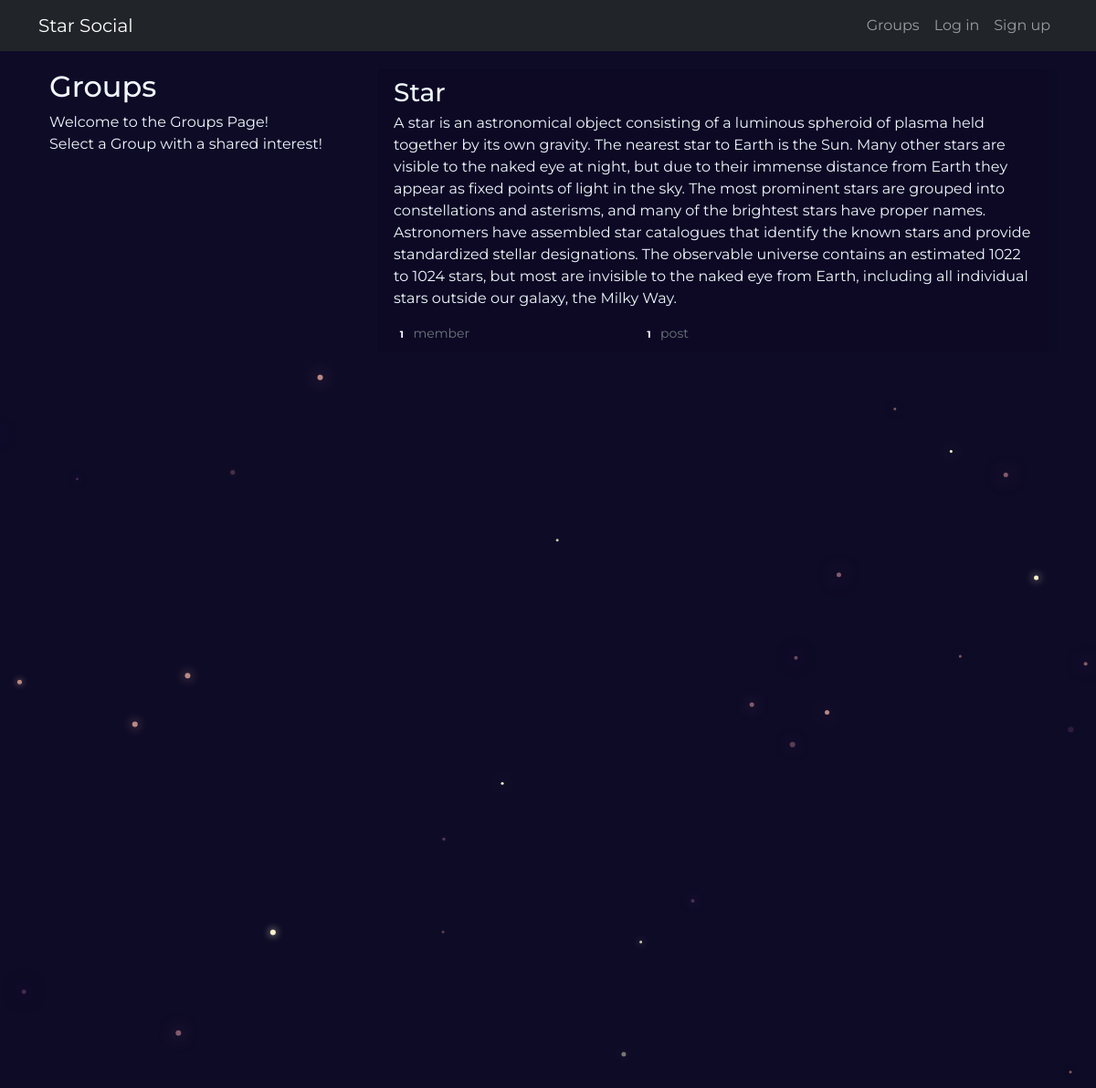
The app's page /groups/ with its own data.
### groups/models.py (models this page shows, shortened)
class Group(models.Model):
    name = models.CharField(max_length=255, unique=True)
    slug = models.SlugField(allow_unicode=True, unique=True)
    description = models.TextField(blank=True, default='')
    description_html = models.TextField(editable=False, default='', blank=True)
    members = models.ManyToManyField(User,through="GroupMember")
    class Meta:
        ordering = ["name"]

### groups/views.py (the view)
# urls.py: path('', views.ListGroups.as_view(), name="all"),
class ListGroups(generic.ListView):
    model = Group

### groups/templates/groups/group_list.html (shortened to what this page needs)
{% extends "groups/group_base.html" %} {% block pregroup %}
<div class="col-md-4">
  <div class="content">
    <h2>Groups</h2>
    <p>
      Welcome to the Groups Page! <br />Select a Group with a shared interest!
    </p>
  </div>
</div>
{% endblock %} {% block group_content %}
<div class="col-md-8 list-group">
  <div class="list-group">
    {% for group in object_list %}
    <a
      href="{% url 'groups:single' pk=group.pk %}"
      class="
        list-group list-group-item list-group-item-action
        flex-column
        align-items-start
      "
    >
      <h3 class="mb-1">{{ group.name }}</h3>
      <p class="mb-1">{{ group.description_html|safe }}</p>
      <div class="d-flex w-40 justify-content-between">
        <small class="text-muted"
          ><span class="badge badge-secondary"> {{ group.members.count }}</span>
          member{{ group.members.count|pluralize }}</small
        >
        <small class="text-muted"
          ><span class="badge badge-secondary"> {{ group.posts.count }}</span>
          post{{ group.posts.count|pluralize }}</small
        >
      </div>
    </a>
    {% endfor %}
  </div>
</div>
{% endblock %}

### static/startsocial/css/master.css (style rules this page uses)
html, body { height: 100%; width: 100%; overflow: hidden; background: #0e0b27; margin: 0; font-family: "Montserrat", sans-serif; }
a { text-decoration: none; }
.list-group { background: #0e0b279c !important; color: aliceblue; }

### records on screen
Group: name "Star", description_html "A star is an astronomical object consisting of a luminous spheroid of plasma held together by its own gravity. The nearest star to Earth is the Sun. Many other stars are visible to the naked eye at night, but due to their immense distance from Earth they appear as fixed points of light in the sky. The most prominent stars are grouped into constellations and asterisms, and many of the brightest stars have proper names. Astronomers have assembled star catalogues that identify the known stars and provide standardized stellar designations. The observable universe contains an estimated 1022 to 1024 stars, but most are invisible to the naked eye from Earth, including all individual stars outside…", members.count "1", posts.count "1"
